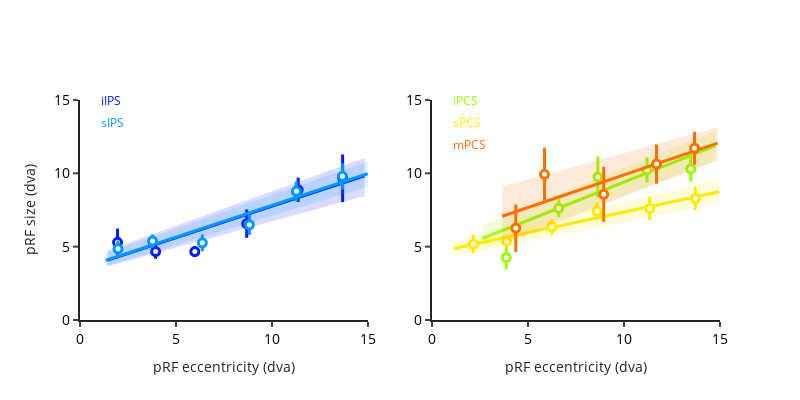
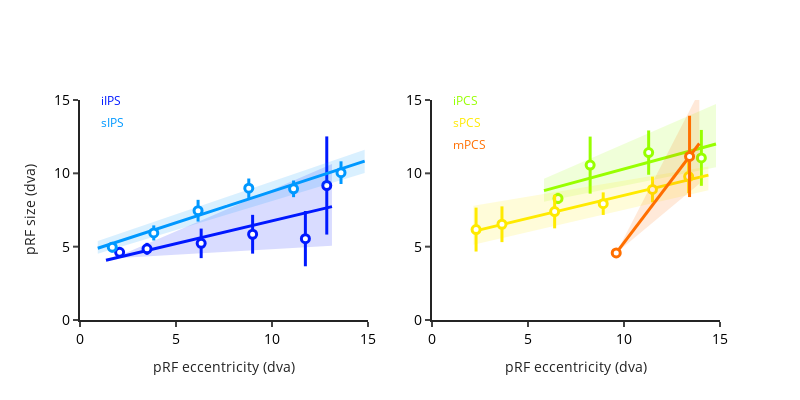

These figures' notebook cell, in order:
### Code cell
categories_to_plot = ['vision',  'vision_and_pursuit_and_saccade']
for categorie_to_plot in categories_to_plot:
    df_categorie = data.loc[data.stats_final == categorie_to_plot]
    fig2 = prf_ecc_size_plot(df_categorie, subject, fig_height=400, fig_width=800, ecc_th=ecc_th, size_th=size_th, rsq_th=rsq_th)
    fig2.write_image("/Users/uriel/Downloads/{}_{}_ecc_size.pdf".format(subject,categorie_to_plot))
    fig2.show()

### Figure 1 — Plotly figure (JSON) as saved in the notebook; plotly's stock layout.template omitted (floating-point values rounded to 4 significant figures; data arrays with more than 128 entries replaced by an {"elided": "..."} marker saying what was removed)
{"data": [{"legendgroup": "iIPS", "line": {"color": "rgb(0,25,255)", "width": 3}, "mode": "lines", "name": "iIPS", "showlegend": false, "type": "scatter", "x": {"elided": "259 float values"}, "xaxis": "x", "y": {"elided": "259 float values"}, "yaxis": "y"}, {"fill": "toself", "fillcolor": "rgba(0,25,255, 0.15)", "line": {"color": "rgba(0,25,255, 0.15)", "width": 0}, "mode": "lines", "showlegend": false, "type": "scatter", "x": {"elided": "518 float values"}, "xaxis": "x", "y": {"elided": "518 float values"}, "yaxis": "y"}, {"error_y": {"array": [0.9403, 0.488, 0.3694, 0.9679, 0.8311, 1.625], "color": "rgb(0,25,255)", "thickness": 3, "type": "data", "visible": true, "width": 0}, "marker": {"color": "white", "line": {"color": "rgb(0,25,255)", "width": 3}, "size": 8}, "mode": "markers", "showlegend": false, "type": "scatter", "x": [1.956, 3.939, 5.98, 8.683, 11.36, 13.68], "xaxis": "x", "y": [5.294, 4.663, 4.665, 6.57, 8.874, 9.661], "yaxis": "y"}, {"legendgroup": "sIPS", "line": {"color": "rgb(0,152,255)", "width": 3}, "mode": "lines", "name": "sIPS", "showlegend": false, "type": "scatter", "x": {"elided": "578 float values"}, "xaxis": "x", "y": {"elided": "578 float values"}, "yaxis": "y"}, {"fill": "toself", "fillcolor": "rgba(0,152,255, 0.15)", "line": {"color": "rgba(0,152,255, 0.15)", "width": 0}, "mode": "lines", "showlegend": false, "type": "scatter", "x": {"elided": "1156 float values"}, "xaxis": "x", "y": {"elided": "1156 float values"}, "yaxis": "y"}, {"error_y": {"array": [0.5631, 0.4466, 0.5672, 0.6894, 0.6754, 0.8915], "color": "rgb(0,152,255)", "thickness": 3, "type": "data", "visible": true, "width": 0}, "marker": {"color": "white", "line": {"color": "rgb(0,152,255)", "width": 3}, "size": 8}, "mode": "markers", "showlegend": false, "type": "scatter", "x": [1.981, 3.777, 6.373, 8.821, 11.27, 13.67], "xaxis": "x", "y": [4.855, 5.381, 5.262, 6.487, 8.771, 9.793], "yaxis": "y"}, {"legendgroup": "iPCS", "line": {"color": "rgb(151,255,0)", "width": 3}, "mode": "lines", "name": "iPCS", "showlegend": false, "type": "scatter", "x": [2.623, 2.744, 3.717, 4.227, 4.902, 4.99, 5.0, 5.625, 5.646, 5.817, 5.98, 6.096, 6.214, 6.249, 6.317, 6.395, 6.497, 6.605, 6.633, 6.634, 6.696, 6.738, 6.767, 6.84, 6.903, 6.934, 6.984, 7.028, 7.098, 7.162, 7.245, 7.3, 7.318, 7.334, 7.379, 7.625, 7.654, 7.697, 7.744, 7.812, 7.829, 7.979, 8.015, 8.131, 8.775, 8.781, 8.782, 8.94, 9.054, 9.176, 9.387, 9.414, 9.535, 9.631, 9.671, 9.761, 10.0, 10.02, 10.09, 10.1, 10.15, 10.36, 10.4, 10.67, 10.86, 10.87, 10.91, 10.98, 10.98, 11.08, 11.1, 11.16, 11.18, 11.3, 11.31, 11.5, 11.52, 11.64, 11.88, 11.88, 11.88, 11.99, 12.17, 12.18, 12.27, 12.33, 12.45, 12.52, 12.66, 12.69, 12.72, 12.83, 12.89, 12.95, 13.21, 13.24, 13.27, 13.48, 13.59, 13.66, 13.72, 13.82, 13.91, 14.47, 14.5, 14.65, 14.77], "xaxis": "x2", "y": [5.558, 5.621, 6.128, 6.395, 6.747, 6.792, 6.798, 7.124, 7.135, 7.224, 7.309, 7.37, 7.431, 7.45, 7.485, 7.526, 7.579, 7.636, 7.65, 7.651, 7.683, 7.705, 7.72, 7.759, 7.791, 7.807, 7.833, 7.856, 7.893, 7.927, 7.969, 7.998, 8.008, 8.016, 8.04, 8.168, 8.183, 8.206, 8.23, 8.265, 8.274, 8.353, 8.371, 8.432, 8.768, 8.771, 8.772, 8.854, 8.914, 8.977, 9.087, 9.102, 9.165, 9.215, 9.236, 9.283, 9.409, 9.42, 9.453, 9.46, 9.486, 9.593, 9.618, 9.757, 9.858, 9.859, 9.883, 9.919, 9.92, 9.972, 9.982, 10.01, 10.02, 10.09, 10.09, 10.19, 10.2, 10.26, 10.39, 10.39, 10.39, 10.45, 10.54, 10.54, 10.59, 10.62, 10.69, 10.72, 10.8, 10.81, 10.83, 10.88, 10.92, 10.95, 11.08, 11.1, 11.11, 11.22, 11.28, 11.32, 11.35, 11.4, 11.45, 11.74, 11.75, 11.84, 11.89], "yaxis": "y2"}, {"fill": "toself", "fillcolor": "rgba(151,255,0, 0.15)", "line": {"color": "rgba(151,255,0, 0.15)", "width": 0}, "mode": "lines", "showlegend": false, "type": "scatter", "x": {"elided": "214 float values"}, "xaxis": "x2", "y": {"elided": "214 float values"}, "yaxis": "y2"}, {"error_y": {"array": [null, 0.7958, 0.6057, 1.389, 0.8576, 0.8577], "color": "rgb(151,255,0)", "thickness": 3, "type": "data", "visible": true, "width": 0}, "marker": {"color": "white", "line": {"color": "rgb(151,255,0)", "width": 3}, "size": 8}, "mode": "markers", "showlegend": false, "type": "scatter", "x": [null, 3.867, 6.601, 8.638, 11.2, 13.48], "xaxis": "x2", "y": [null, 4.256, 7.627, 9.745, 10.23, 10.3], "yaxis": "y2"}, {"legendgroup": "sPCS", "line": {"color": "rgb(255,234,0)", "width": 3}, "mode": "lines", "name": "sPCS", "showlegend": false, "type": "scatter", "x": {"elided": "382 float values"}, "xaxis": "x2", "y": {"elided": "382 float values"}, "yaxis": "y2"}, {"fill": "toself", "fillcolor": "rgba(255,234,0, 0.15)", "line": {"color": "rgba(255,234,0, 0.15)", "width": 0}, "mode": "lines", "showlegend": false, "type": "scatter", "x": {"elided": "764 float values"}, "xaxis": "x2", "y": {"elided": "764 float values"}, "yaxis": "y2"}, {"error_y": {"array": [0.6331, 0.4419, 0.5153, 0.595, 0.7963, 0.7961], "color": "rgb(255,234,0)", "thickness": 3, "type": "data", "visible": true, "width": 0}, "marker": {"color": "white", "line": {"color": "rgb(255,234,0)", "width": 3}, "size": 8}, "mode": "markers", "showlegend": false, "type": "scatter", "x": [2.153, 3.887, 6.246, 8.603, 11.34, 13.71], "xaxis": "x2", "y": [5.18, 5.365, 6.352, 7.418, 7.603, 8.282], "yaxis": "y2"}, {"legendgroup": "mPCS", "line": {"color": "rgb(255,111,0)", "width": 3}, "mode": "lines", "name": "mPCS", "showlegend": false, "type": "scatter", "x": [3.657, 3.83, 4.034, 4.466, 4.523, 4.623, 4.827, 4.95, 5.13, 5.156, 5.167, 5.257, 5.307, 5.892, 6.332, 6.339, 6.442, 6.466, 6.967, 7.619, 7.755, 8.194, 8.457, 8.505, 8.77, 9.016, 9.238, 9.304, 9.376, 9.418, 9.437, 9.471, 9.67, 9.907, 10.34, 10.55, 10.95, 11.5, 11.55, 11.58, 11.71, 11.74, 11.81, 12.04, 12.1, 12.2, 12.41, 12.43, 12.44, 12.55, 12.6, 12.63, 12.78, 12.82, 12.88, 13.05, 13.15, 13.18, 13.2, 13.29, 13.47, 13.75, 13.87, 13.98, 14.08, 14.13, 14.13, 14.32, 14.33, 14.55, 14.56, 14.8, 14.86, 14.87], "xaxis": "x2", "y": [7.075, 7.151, 7.242, 7.434, 7.459, 7.504, 7.594, 7.649, 7.729, 7.74, 7.745, 7.785, 7.807, 8.067, 8.262, 8.266, 8.311, 8.322, 8.544, 8.834, 8.895, 9.09, 9.207, 9.228, 9.346, 9.455, 9.553, 9.583, 9.615, 9.633, 9.642, 9.657, 9.745, 9.851, 10.04, 10.14, 10.32, 10.56, 10.58, 10.59, 10.65, 10.66, 10.7, 10.8, 10.83, 10.87, 10.96, 10.97, 10.98, 11.02, 11.05, 11.06, 11.13, 11.15, 11.17, 11.25, 11.29, 11.31, 11.31, 11.35, 11.43, 11.56, 11.61, 11.66, 11.7, 11.73, 11.73, 11.81, 11.81, 11.91, 11.92, 12.03, 12.05, 12.06], "yaxis": "y2"}, {"fill": "toself", "fillcolor": "rgba(255,111,0, 0.15)", "line": {"color": "rgba(255,111,0, 0.15)", "width": 0}, "mode": "lines", "showlegend": false, "type": "scatter", "x": {"elided": "148 float values"}, "xaxis": "x2", "y": {"elided": "148 float values"}, "yaxis": "y2"}, {"error_y": {"array": [null, 1.616, 1.813, 1.876, 1.331, 1.12], "color": "rgb(255,111,0)", "thickness": 3, "type": "data", "visible": true, "width": 0}, "marker": {"color": "white", "line": {"color": "rgb(255,111,0)", "width": 3}, "size": 8}, "mode": "markers", "showlegend": false, "type": "scatter", "x": [null, 4.364, 5.859, 8.943, 11.69, 13.67], "xaxis": "x2", "y": [null, 6.258, 9.935, 8.568, 10.63, 11.71], "yaxis": "y2"}], "layout": {"annotations": [{"font": {"color": "rgb(0,25,255)", "size": 12}, "showarrow": false, "text": "iIPS", "x": 1, "xanchor": "left", "xref": "x", "y": 15, "yref": "y"}, {"font": {"color": "rgb(0,152,255)", "size": 12}, "showarrow": false, "text": "sIPS", "x": 1, "xanchor": "left", "xref": "x", "y": 13.5, "yref": "y"}, {"font": {"color": "rgb(151,255,0)", "size": 12}, "showarrow": false, "text": "iPCS", "x": 1, "xanchor": "left", "xref": "x2", "y": 15, "yref": "y2"}, {"font": {"color": "rgb(255,234,0)", "size": 12}, "showarrow": false, "text": "sPCS", "x": 1, "xanchor": "left", "xref": "x2", "y": 13.5, "yref": "y2"}, {"font": {"color": "rgb(255,111,0)", "size": 12}, "showarrow": false, "text": "mPCS", "x": 1, "xanchor": "left", "xref": "x2", "y": 12, "yref": "y2"}], "height": 400, "showlegend": false, "width": 800, "xaxis": {"anchor": "y", "domain": [0, 0.45], "linewidth": 2, "range": [0, 15], "tickfont": {"color": "black", "size": 14}, "tickwidth": 2, "title": {"text": "pRF eccentricity (dva)"}, "type": "linear"}, "xaxis2": {"anchor": "y2", "domain": [0.55, 1], "linewidth": 2, "range": [0, 15], "tickfont": {"color": "black", "size": 14}, "tickwidth": 2, "title": {"text": "pRF eccentricity (dva)"}, "type": "linear"}, "yaxis": {"anchor": "x", "domain": [0, 1], "linewidth": 2, "range": [0, 15], "tickfont": {"color": "black", "size": 14}, "tickwidth": 2, "title": {"text": "pRF size (dva)"}, "type": "linear"}, "yaxis2": {"anchor": "x2", "domain": [0, 1], "linewidth": 2, "range": [0, 15], "tickfont": {"color": "black", "size": 14}, "tickwidth": 2, "type": "linear"}}}

### Figure 2 — Plotly figure (JSON) as saved in the notebook; plotly's stock layout.template omitted (floating-point values rounded to 4 significant figures; data arrays with more than 128 entries replaced by an {"elided": "..."} marker saying what was removed)
{"data": [{"legendgroup": "iIPS", "line": {"color": "rgb(0,25,255)", "width": 3}, "mode": "lines", "name": "iIPS", "showlegend": false, "type": "scatter", "x": [1.354, 1.673, 1.812, 2.051, 2.226, 2.455, 2.462, 2.476, 2.621, 2.626, 2.715, 2.758, 2.837, 2.841, 2.882, 3.121, 3.194, 3.424, 3.536, 3.576, 3.654, 3.695, 3.889, 4.23, 4.263, 4.315, 4.746, 4.878, 5.089, 5.247, 5.296, 5.315, 5.474, 5.888, 5.985, 6.563, 6.895, 7.053, 7.281, 7.3, 7.468, 7.499, 7.54, 7.651, 7.973, 8.642, 8.989, 9.147, 9.181, 9.405, 9.521, 9.551, 9.611, 9.731, 9.928, 10.53, 12.04, 12.17, 12.21, 12.52, 12.8, 12.96, 13.12], "xaxis": "x", "y": [4.075, 4.174, 4.217, 4.291, 4.346, 4.416, 4.419, 4.423, 4.468, 4.47, 4.497, 4.511, 4.535, 4.536, 4.549, 4.623, 4.646, 4.717, 4.752, 4.764, 4.789, 4.801, 4.862, 4.968, 4.978, 4.994, 5.128, 5.169, 5.234, 5.283, 5.299, 5.304, 5.354, 5.482, 5.512, 5.692, 5.795, 5.844, 5.915, 5.92, 5.973, 5.982, 5.995, 6.029, 6.129, 6.337, 6.445, 6.494, 6.504, 6.574, 6.61, 6.619, 6.638, 6.675, 6.736, 6.922, 7.392, 7.434, 7.446, 7.541, 7.629, 7.679, 7.728], "yaxis": "y"}, {"fill": "toself", "fillcolor": "rgba(0,25,255, 0.15)", "line": {"color": "rgba(0,25,255, 0.15)", "width": 0}, "mode": "lines", "showlegend": false, "type": "scatter", "x": [1.354, 1.673, 1.812, 2.051, 2.226, 2.455, 2.462, 2.476, 2.621, 2.626, 2.715, 2.758, 2.837, 2.841, 2.882, 3.121, 3.194, 3.424, 3.536, 3.576, 3.654, 3.695, 3.889, 4.23, 4.263, 4.315, 4.746, 4.878, 5.089, 5.247, 5.296, 5.315, 5.474, 5.888, 5.985, 6.563, 6.895, 7.053, 7.281, 7.3, 7.468, 7.499, 7.54, 7.651, 7.973, 8.642, 8.989, 9.147, 9.181, 9.405, 9.521, 9.551, 9.611, 9.731, 9.928, 10.53, 12.04, 12.17, 12.21, 12.52, 12.8, 12.96, 13.12, 13.12, 12.96, 12.8, 12.52, 12.21, 12.17, 12.04, 10.53, 9.928, 9.731, 9.611, 9.551, 9.521, 9.405, 9.181, 9.147, 8.989, 8.642, 7.973, 7.651, 7.54, 7.499, 7.468, 7.3, 7.281, 7.053, 6.895, 6.563, 5.985, 5.888, 5.474, 5.315, 5.296, 5.247, 5.089, 4.878, 4.746, 4.315, 4.263, 4.23, 3.889, 3.695, 3.654, 3.576, 3.536, 3.424, 3.194, 3.121, 2.882, 2.841, 2.837, 2.758, 2.715, 2.626, 2.621, 2.476, 2.462, 2.455, 2.226, 2.051, 1.812, 1.673, 1.354], "xaxis": "x", "y": [3.983, 4.164, 4.242, 4.377, 4.476, 4.606, 4.61, 4.618, 4.7, 4.702, 4.753, 4.777, 4.822, 4.824, 4.847, 4.982, 5.023, 5.154, 5.217, 5.24, 5.284, 5.307, 5.417, 5.61, 5.628, 5.658, 5.902, 5.976, 6.095, 6.185, 6.213, 6.223, 6.313, 6.547, 6.602, 6.929, 7.117, 7.206, 7.335, 7.346, 7.441, 7.458, 7.481, 7.544, 7.726, 8.105, 8.301, 8.39, 8.409, 8.536, 8.602, 8.619, 8.653, 8.721, 8.832, 9.17, 10.03, 10.1, 10.12, 10.3, 10.46, 10.55, 10.64, 5.07, 5.058, 5.046, 5.025, 5.002, 4.999, 4.989, 4.875, 4.829, 4.815, 4.806, 4.801, 4.799, 4.79, 4.773, 4.771, 4.759, 4.732, 4.682, 4.658, 4.649, 4.646, 4.644, 4.631, 4.63, 4.613, 4.601, 4.576, 4.532, 4.525, 4.493, 4.482, 4.48, 4.476, 4.464, 4.449, 4.439, 4.406, 4.402, 4.4, 4.374, 4.359, 4.356, 4.35, 4.347, 4.339, 4.322, 4.316, 4.298, 4.295, 4.295, 4.289, 4.285, 4.279, 4.278, 4.267, 4.266, 4.266, 4.249, 4.235, 4.217, 4.207, 4.183], "yaxis": "y"}, {"error_y": {"array": [0.271, 0.4079, 1.007, 1.322, 1.885, 3.346], "color": "rgb(0,25,255)", "thickness": 3, "type": "data", "visible": true, "width": 0}, "marker": {"color": "white", "line": {"color": "rgb(0,25,255)", "width": 3}, "size": 8}, "mode": "markers", "showlegend": false, "type": "scatter", "x": [2.064, 3.49, 6.311, 8.99, 11.74, 12.85], "xaxis": "x", "y": [4.615, 4.853, 5.226, 5.847, 5.548, 9.171], "yaxis": "y"}, {"legendgroup": "sIPS", "line": {"color": "rgb(0,152,255)", "width": 3}, "mode": "lines", "name": "sIPS", "showlegend": false, "type": "scatter", "x": {"elided": "425 float values"}, "xaxis": "x", "y": {"elided": "425 float values"}, "yaxis": "y"}, {"fill": "toself", "fillcolor": "rgba(0,152,255, 0.15)", "line": {"color": "rgba(0,152,255, 0.15)", "width": 0}, "mode": "lines", "showlegend": false, "type": "scatter", "x": {"elided": "850 float values"}, "xaxis": "x", "y": {"elided": "850 float values"}, "yaxis": "y"}, {"error_y": {"array": [0.356, 0.5141, 0.7412, 0.6617, 0.5677, 0.7727], "color": "rgb(0,152,255)", "thickness": 3, "type": "data", "visible": true, "width": 0}, "marker": {"color": "white", "line": {"color": "rgb(0,152,255)", "width": 3}, "size": 8}, "mode": "markers", "showlegend": false, "type": "scatter", "x": [1.68, 3.842, 6.149, 8.791, 11.12, 13.59], "xaxis": "x", "y": [4.967, 5.936, 7.451, 8.985, 8.943, 10.05], "yaxis": "y"}, {"legendgroup": "iPCS", "line": {"color": "rgb(151,255,0)", "width": 3}, "mode": "lines", "name": "iPCS", "showlegend": false, "type": "scatter", "x": [5.832, 5.985, 6.124, 6.681, 6.81, 7.23, 7.281, 7.516, 7.599, 7.701, 8.18, 8.287, 8.485, 8.857, 9.268, 10.23, 10.6, 11.22, 11.93, 12.43, 12.87, 14.1, 14.36, 14.79], "xaxis": "x2", "y": [8.822, 8.876, 8.926, 9.123, 9.169, 9.318, 9.336, 9.42, 9.449, 9.485, 9.656, 9.693, 9.764, 9.896, 10.04, 10.38, 10.52, 10.74, 10.99, 11.16, 11.32, 11.76, 11.85, 12.0], "yaxis": "y2"}, {"fill": "toself", "fillcolor": "rgba(151,255,0, 0.15)", "line": {"color": "rgba(151,255,0, 0.15)", "width": 0}, "mode": "lines", "showlegend": false, "type": "scatter", "x": [5.832, 5.985, 6.124, 6.681, 6.81, 7.23, 7.281, 7.516, 7.599, 7.701, 8.18, 8.287, 8.485, 8.857, 9.268, 10.23, 10.6, 11.22, 11.93, 12.43, 12.87, 14.1, 14.36, 14.79, 14.79, 14.36, 14.1, 12.87, 12.43, 11.93, 11.22, 10.6, 10.23, 9.268, 8.857, 8.485, 8.287, 8.18, 7.701, 7.599, 7.516, 7.281, 7.23, 6.81, 6.681, 6.124, 5.985, 5.832], "xaxis": "x2", "y": [9.624, 9.711, 9.791, 10.11, 10.18, 10.42, 10.45, 10.58, 10.63, 10.69, 10.96, 11.02, 11.14, 11.35, 11.58, 12.13, 12.34, 12.7, 13.1, 13.38, 13.63, 14.33, 14.48, 14.73, 10.41, 10.3, 10.23, 9.906, 9.791, 9.663, 9.476, 9.314, 9.216, 8.965, 8.857, 8.76, 8.708, 8.68, 8.555, 8.528, 8.506, 8.445, 8.432, 8.322, 8.288, 8.142, 8.106, 8.066], "yaxis": "y2"}, {"error_y": {"array": [null, null, 0.3839, 1.945, 1.511, 1.905], "color": "rgb(151,255,0)", "thickness": 3, "type": "data", "visible": true, "width": 0}, "marker": {"color": "white", "line": {"color": "rgb(151,255,0)", "width": 3}, "size": 8}, "mode": "markers", "showlegend": false, "type": "scatter", "x": [null, null, 6.563, 8.237, 11.28, 14.03], "xaxis": "x2", "y": [null, null, 8.289, 10.56, 11.41, 11.05], "yaxis": "y2"}, {"legendgroup": "sPCS", "line": {"color": "rgb(255,234,0)", "width": 3}, "mode": "lines", "name": "sPCS", "showlegend": false, "type": "scatter", "x": [2.155, 2.284, 2.447, 2.534, 2.65, 3.004, 3.109, 3.465, 3.475, 3.506, 3.558, 3.666, 3.678, 4.019, 4.219, 4.488, 4.64, 4.65, 5.236, 5.448, 5.685, 6.001, 6.005, 6.171, 6.263, 6.733, 7.04, 7.234, 7.392, 7.443, 7.669, 7.827, 8.742, 8.805, 9.714, 9.77, 9.897, 10.02, 10.04, 10.64, 10.77, 10.95, 11.2, 11.32, 11.47, 11.57, 11.66, 11.92, 11.95, 12.14, 12.24, 12.42, 12.44, 12.44, 12.64, 12.72, 12.77, 13.15, 13.31, 13.81, 14.14, 14.4], "xaxis": "x2", "y": [6.041, 6.082, 6.133, 6.16, 6.197, 6.307, 6.34, 6.452, 6.455, 6.465, 6.481, 6.515, 6.519, 6.626, 6.689, 6.773, 6.82, 6.823, 7.007, 7.074, 7.148, 7.247, 7.248, 7.3, 7.329, 7.477, 7.573, 7.634, 7.683, 7.699, 7.77, 7.819, 8.106, 8.126, 8.411, 8.429, 8.469, 8.509, 8.513, 8.701, 8.742, 8.797, 8.878, 8.914, 8.963, 8.992, 9.021, 9.102, 9.113, 9.172, 9.205, 9.26, 9.266, 9.267, 9.328, 9.354, 9.37, 9.488, 9.539, 9.697, 9.799, 9.879], "yaxis": "y2"}, {"fill": "toself", "fillcolor": "rgba(255,234,0, 0.15)", "line": {"color": "rgba(255,234,0, 0.15)", "width": 0}, "mode": "lines", "showlegend": false, "type": "scatter", "x": [2.155, 2.284, 2.447, 2.534, 2.65, 3.004, 3.109, 3.465, 3.475, 3.506, 3.558, 3.666, 3.678, 4.019, 4.219, 4.488, 4.64, 4.65, 5.236, 5.448, 5.685, 6.001, 6.005, 6.171, 6.263, 6.733, 7.04, 7.234, 7.392, 7.443, 7.669, 7.827, 8.742, 8.805, 9.714, 9.77, 9.897, 10.02, 10.04, 10.64, 10.77, 10.95, 11.2, 11.32, 11.47, 11.57, 11.66, 11.92, 11.95, 12.14, 12.24, 12.42, 12.44, 12.44, 12.64, 12.72, 12.77, 13.15, 13.31, 13.81, 14.14, 14.4, 14.4, 14.14, 13.81, 13.31, 13.15, 12.77, 12.72, 12.64, 12.44, 12.44, 12.42, 12.24, 12.14, 11.95, 11.92, 11.66, 11.57, 11.47, 11.32, 11.2, 10.95, 10.77, 10.64, 10.04, 10.02, 9.897, 9.77, 9.714, 8.805, 8.742, 7.827, 7.669, 7.443, 7.392, 7.234, 7.04, 6.733, 6.263, 6.171, 6.005, 6.001, 5.685, 5.448, 5.236, 4.65, 4.64, 4.488, 4.219, 4.019, 3.678, 3.666, 3.558, 3.506, 3.475, 3.465, 3.109, 3.004, 2.65, 2.534, 2.447, 2.284, 2.155], "xaxis": "x2", "y": [7.795, 7.823, 7.859, 7.878, 7.903, 7.98, 8.003, 8.08, 8.083, 8.089, 8.101, 8.124, 8.127, 8.201, 8.245, 8.303, 8.336, 8.338, 8.466, 8.512, 8.564, 8.633, 8.633, 8.67, 8.69, 8.792, 8.859, 8.901, 8.936, 8.947, 8.996, 9.03, 9.23, 9.243, 9.441, 9.454, 9.481, 9.509, 9.512, 9.642, 9.671, 9.709, 9.766, 9.79, 9.825, 9.845, 9.865, 9.921, 9.929, 9.97, 9.993, 10.03, 10.04, 10.04, 10.08, 10.1, 10.11, 10.19, 10.23, 10.33, 10.41, 10.46, 8.841, 8.763, 8.665, 8.512, 8.463, 8.348, 8.333, 8.308, 8.249, 8.248, 8.242, 8.188, 8.157, 8.1, 8.089, 8.011, 7.983, 7.955, 7.907, 7.873, 7.794, 7.741, 7.701, 7.519, 7.515, 7.476, 7.438, 7.421, 7.145, 7.126, 6.848, 6.8, 6.732, 6.716, 6.668, 6.609, 6.516, 6.374, 6.346, 6.295, 6.294, 6.198, 6.126, 6.062, 5.884, 5.881, 5.835, 5.754, 5.693, 5.589, 5.586, 5.553, 5.537, 5.528, 5.525, 5.417, 5.385, 5.277, 5.242, 5.216, 5.166, 5.127], "yaxis": "y2"}, {"error_y": {"array": [1.497, 1.218, 1.144, 0.7691, 0.8742, 1.128], "color": "rgb(255,234,0)", "thickness": 3, "type": "data", "visible": true, "width": 0}, "marker": {"color": "white", "line": {"color": "rgb(255,234,0)", "width": 3}, "size": 8}, "mode": "markers", "showlegend": false, "type": "scatter", "x": [2.295, 3.644, 6.388, 8.918, 11.48, 13.37], "xaxis": "x2", "y": [6.165, 6.528, 7.393, 7.932, 8.899, 9.782], "yaxis": "y2"}, {"legendgroup": "mPCS", "line": {"color": "rgb(255,111,0)", "width": 3}, "mode": "lines", "name": "mPCS", "showlegend": false, "type": "scatter", "x": [9.595, 12.58, 13.73, 13.92], "xaxis": "x2", "y": [4.573, 9.724, 11.71, 12.03], "yaxis": "y2"}, {"fill": "toself", "fillcolor": "rgba(255,111,0, 0.15)", "line": {"color": "rgba(255,111,0, 0.15)", "width": 0}, "mode": "lines", "showlegend": false, "type": "scatter", "x": [9.595, 12.58, 13.73, 13.92, 13.92, 13.73, 12.58, 9.595], "xaxis": "x2", "y": [4.573, 12.17, 15.09, 15.58, 9.293, 9.086, 7.832, 4.573], "yaxis": "y2"}, {"error_y": {"array": [null, null, null, 0, null, 2.772], "color": "rgb(255,111,0)", "thickness": 3, "type": "data", "visible": true, "width": 0}, "marker": {"color": "white", "line": {"color": "rgb(255,111,0)", "width": 3}, "size": 8}, "mode": "markers", "showlegend": false, "type": "scatter", "x": [null, null, null, 9.595, null, 13.41], "xaxis": "x2", "y": [null, null, null, 4.573, null, 11.15], "yaxis": "y2"}], "layout": {"annotations": [{"font": {"color": "rgb(0,25,255)", "size": 12}, "showarrow": false, "text": "iIPS", "x": 1, "xanchor": "left", "xref": "x", "y": 15, "yref": "y"}, {"font": {"color": "rgb(0,152,255)", "size": 12}, "showarrow": false, "text": "sIPS", "x": 1, "xanchor": "left", "xref": "x", "y": 13.5, "yref": "y"}, {"font": {"color": "rgb(151,255,0)", "size": 12}, "showarrow": false, "text": "iPCS", "x": 1, "xanchor": "left", "xref": "x2", "y": 15, "yref": "y2"}, {"font": {"color": "rgb(255,234,0)", "size": 12}, "showarrow": false, "text": "sPCS", "x": 1, "xanchor": "left", "xref": "x2", "y": 13.5, "yref": "y2"}, {"font": {"color": "rgb(255,111,0)", "size": 12}, "showarrow": false, "text": "mPCS", "x": 1, "xanchor": "left", "xref": "x2", "y": 12, "yref": "y2"}], "height": 400, "showlegend": false, "width": 800, "xaxis": {"anchor": "y", "domain": [0, 0.45], "linewidth": 2, "range": [0, 15], "tickfont": {"color": "black", "size": 14}, "tickwidth": 2, "title": {"text": "pRF eccentricity (dva)"}, "type": "linear"}, "xaxis2": {"anchor": "y2", "domain": [0.55, 1], "linewidth": 2, "range": [0, 15], "tickfont": {"color": "black", "size": 14}, "tickwidth": 2, "title": {"text": "pRF eccentricity (dva)"}, "type": "linear"}, "yaxis": {"anchor": "x", "domain": [0, 1], "linewidth": 2, "range": [0, 15], "tickfont": {"color": "black", "size": 14}, "tickwidth": 2, "title": {"text": "pRF size (dva)"}, "type": "linear"}, "yaxis2": {"anchor": "x2", "domain": [0, 1], "linewidth": 2, "range": [0, 15], "tickfont": {"color": "black", "size": 14}, "tickwidth": 2, "type": "linear"}}}
